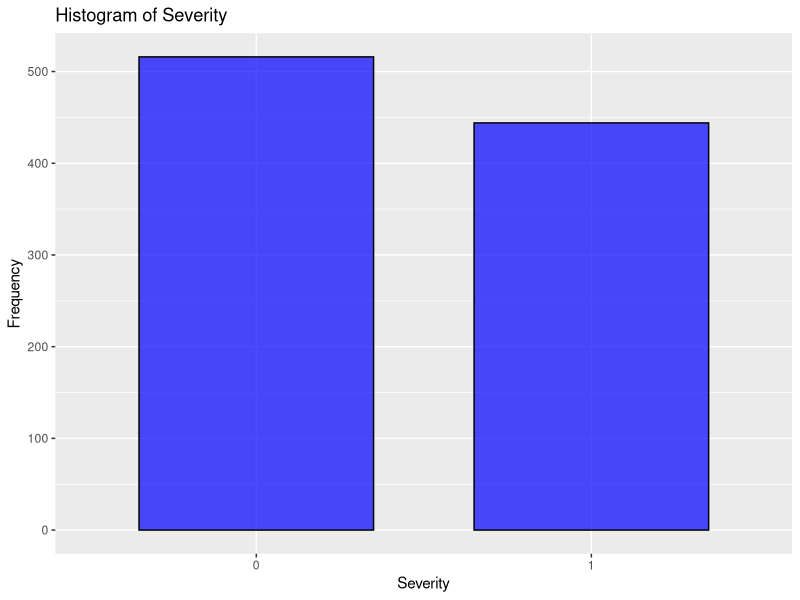
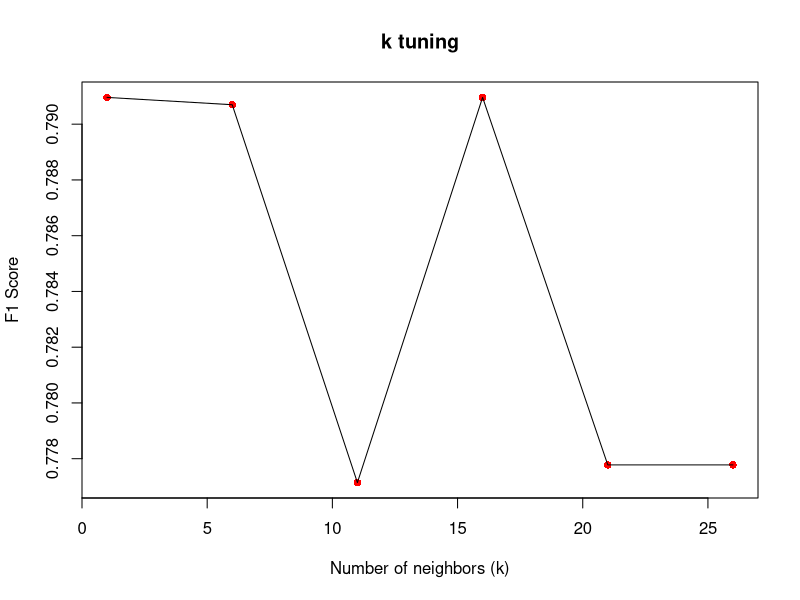

Write R code to recreate these figures, in order. (Note: this script raises an error after producing the figures.)
library(mice)
library(ggplot2)
library(caret)
library(randomForest)
library(e1071)
library(class)
library(pROC)
library(glmnet)

# load data into a data frame using read.csv function
Data =  as.data.frame(read.csv("mammographic_masses_margin.data"))

# preview the data frame. We observe that missing values are represented by "?"
# and types are not ideal (chr for int values)
str(Data)
dim(Data)

# convert "?" to NA so that the interpreter can see these values as missing values
Data[Data == "?"] <- NA

# now, change types of the columns. We use 'factor' type for the categorical values
# (such as our label, 'Severity' column, which can have only two values)
# as 'Age' column has a wide range of values, we keep it integer.
Data$BI.RADS.assessment <- as.factor(Data$BI.RADS.assessment)
Data$Age <- as.integer(Data$Age)
Data$Shape <- as.factor(Data$Shape)
Data$Margin <- as.factor(Data$Margin)
Data$Density <- as.factor(Data$Density)
Data$Severity <- as.factor(Data$Severity)

# there is only one occurrence of value "55" in the whole BI.RADS.assessment feature
# so we decide to remove it completely. After we do that, we drop the unused levels.
Data <- Data[Data$BI.RADS.assessment != "55", ]
Data$BI.RADS.assessment <- droplevels(Data$BI.RADS.assessment)

# inspect the data frame once again to see the results
str(Data)

# count the missing values in each column
missing_values <- colSums(is.na(Data))

# print the number of missing values. As we can see, missing values are far from
# a few. We have the options impute or remove the rows with missing values. 
# we decide to impute them 
print(missing_values)

# impute data and create the updated data frame
imputed_model <- mice(Data)
imputed_Data <- complete(imputed_model)

# inspect the new data frame
str(imputed_Data)

# plot a histogram to illustrate the distribution of values for the label
ggplot(imputed_Data, aes(x = imputed_Data$Severity)) +
  geom_bar(width=0.7, fill = "blue", color = "black", alpha = 0.7) +
  labs(title = "Histogram of Severity", x = "Severity", y = "Frequency")

#we check 'Severity' type 
column_type <- class(imputed_Data$Severity) 
print(column_type)

#now, we might consider our data ready
#################################################################

# Create training and test sets
# p is the proportion of data that is included in the training set
# set.seed is smth like random_state from Python
set.seed(1)
train_indices <- createDataPartition(imputed_Data$Severity, p = 0.8, list = FALSE)
train_data <- imputed_Data[train_indices, ]
test_data <- imputed_Data[-train_indices, ]

#now we can start using our models for predictions
################################################################

#KNN model

# we create vectors to store results further used for plotting
x_knn <- c()  # to store k values
y_knn <- c()  # to store F1 scores (the chosen metric)

# Define a range of k values for grid search
k_values <- seq(1, 30, by = 5)  

# Loop through each k value from k_values
for (k in k_values) {
  
  print(paste('for k = ', k))
  # check various configurations of the KNN model
  knn_model <- knn(train = train_data[, c("BI.RADS.assessment", "Age", "Shape", "Margin", "Density")],
                   test = test_data[, c("BI.RADS.assessment", "Age", "Shape", "Margin", "Density")],
                   cl = train_data$Severity,
                   k = k)
  
  # we evaluate the KNN model
  knn_confusion_matrix <- table(Predicted = knn_model, Actual = test_data$Severity)
  
  # then we calculate F1 Score
  knn_accuracy <- sum(diag(knn_confusion_matrix)) / sum(knn_confusion_matrix)
  knn_precision <- knn_confusion_matrix["1", "1"] / sum(knn_confusion_matrix["1", ])
  knn_recall <- knn_confusion_matrix["1", "1"] / sum(knn_confusion_matrix[, "1"])
  knn_f1_score <- 2 * (knn_precision * knn_recall) / (knn_precision + knn_recall)
  
  print(paste("KNN Accuracy:", knn_accuracy))
  print(paste("KNN Precision:", knn_precision))
  print(paste("KNN Recall:", knn_recall))
  print(paste("KNN F1 Score:", knn_f1_score)) 
  
  # we store results
  x_knn <- c(x_knn, k)
  y_knn <- c(y_knn, knn_f1_score)
}

# Find the best k based on the maximum F1 score
best_k <- x_knn[which.max(y_knn)]

# Print the best k
print(paste("Best K for KNN:", best_k))
print(paste('k-values: ', x_knn))
print(paste('f1_scores: ', y_knn))

# Create a scatter plot
plot(x_knn, y_knn, type = "p", col = "red", pch = 16,
     xlab = "Number of neighbors (k)", ylab = "F1 Score", 
     main = "k tuning")

# Connect scatter points with a line for better visualization
lines(x_knn, y_knn, col = "black", type = "l")

# Just for clarity, we will work with the best KNN model separately,
# to present all the metrics 
best_knn_model <- knn(train = train_data[, c("BI.RADS.assessment", "Age", "Shape", "Margin", "Density")],
                 test = test_data[, c("BI.RADS.assessment", "Age", "Shape", "Margin", "Density")],
                 cl = train_data$Severity,
                 k = 11) 

# Evaluate the KNN model
best_knn_confusion_matrix <- table(Predicted = best_knn_model, Actual = test_data$Severity)

# Plot the confusion matrix
table(best_knn_confusion_matrix)

# Calculate evaluation metrics
best_knn_accuracy <- sum(diag(best_knn_confusion_matrix)) / sum(best_knn_confusion_matrix)
best_knn_precision <- best_knn_confusion_matrix["1", "1"] / sum(best_knn_confusion_matrix["1", ])
best_knn_recall <- best_knn_confusion_matrix["1", "1"] / sum(best_knn_confusion_matrix[, "1"])
best_knn_f1_score <- 2 * (best_knn_precision * best_knn_recall) / (best_knn_precision + best_knn_recall)

# Print the evaluation results for KNN
print(paste("Best KNN Accuracy:", knn_accuracy))
print(paste("Best KNN Precision:", knn_precision))
print(paste("Best KNN Recall:", knn_recall))
print(paste("Best KNN F1 Score:", knn_f1_score)) 

TP_knn <- best_knn_confusion_matrix[2, 2]
FP_knn <- best_knn_confusion_matrix[1, 2]
FN_knn <- best_knn_confusion_matrix[2, 1]
TN_knn <- best_knn_confusion_matrix[1, 1]

# Print the values
cat("True Positives (TP):", TP_knn, "\n")
cat("False Positives (FP):", FP_knn, "\n")
cat("False Negatives (FN):", FN_knn, "\n")
cat("True Negatives (TN):", TN_knn, "\n")

################################################################

# Logistic Regression model

# only for Grid search we will use the glmnet package
# that allows as to play with the regularization parameter of lr_model

lr_predictors <- model.matrix(Severity ~ BI.RADS.assessment + Age + Shape + Margin + Density, data = train_data)
lr_predicted <- as.numeric(train_data$Severity) - 1

# Fit logistic regression model with regularization and cross-validation
# it finds internally the best lambda (regularization parameter)
lr_model <- cv.glmnet(lr_predictors, lr_predicted, alpha = 0, family = "binomial")

# Extract the best lambda
best_lambda <- lr_model$lambda.min

# Print the best lambda
print(paste("Best Lambda for Logistic Regression:", best_lambda))

# Now that we explored the way we can fine tune the regularization parameter 
# of such a model, for documenting the metrics achieved we will use a classical
# approach, with the glm function

logistic_regression_model <- glm(Severity ~ BI.RADS.assessment + Age + Shape + Margin + Density, 
                                 data = train_data,
                                 family = "binomial")

levels(train_data$BI.RADS.assessment)  # Check levels in training data
levels(test_data$BI.RADS.assessment)

# Make predictions on the 'unseen' test set
lr_predictions <- as.factor(as.numeric(predict(logistic_regression_model, newdata = test_data, type = "response") > 0.5))

lr_conf_matrix <- table(Predicted = lr_predictions, Actual = test_data$Severity)

# Calculate accuracy
lr_accuracy <- sum(diag(lr_conf_matrix)) / sum(lr_conf_matrix)

# Calculate precision, recall, and F1 score
lr_precision <- lr_conf_matrix[2, 2] / sum(lr_conf_matrix[, 2])
lr_recall <- lr_conf_matrix[2, 2] / sum(lr_conf_matrix[2, ])
lr_f1_score <- 2 * (lr_precision * lr_recall) / (lr_precision + lr_recall)

# Print the evaluation results
print(paste("LR Accuracy:", lr_accuracy))
print(paste("LR Precision:", lr_precision))
print(paste("LR Recall:", lr_recall))
print(paste("LR F1 Score:", lr_f1_score))

# Extract TP, FP, FN, TN values
TP_lr <- conf_matrix[2, 2]
FP_lr <- conf_matrix[1, 2]
FN_lr <- conf_matrix[2, 1]
TN_lr <- conf_matrix[1, 1]

# Print the values
cat("True Positives (TP):", TP_lr, "\n")
cat("False Positives (FP):", FP_lr, "\n")
cat("False Negatives (FN):", FN_lr, "\n")
cat("True Negatives (TN):", TN_lr, "\n")


# plot the ROC curve of our label and the predicted data. 
# the input variables need to be numerical or ordered, so we decided to order them
target <- factor(test_data$Severity, ordered=TRUE)
pred <- factor(predictions, ordered=TRUE)
roc_curve <- roc(target, pred)
plot(roc_curve, main = "ROC Curve", col = "blue", lwd = 2, xlab="Precision", ylab="Recall")

################################################################

# Random Forest Classifier model

# Performing a search of the best ntree parameter, following the same template
# as we used for the KNN model
y_rf <- c()  # to store F1 scores
x_rf <- c()  # to store the number of trees (ntree)

# We define a range of ntree values for grid search
ntree_values <- seq(100, 300, by = 50)

for (ntree in ntree_values) {
  
  print(paste('for ntree = ', ntree))
  
  # Fit Random Forest Classifier model
  random_forest_model <- randomForest(Severity ~ BI.RADS.assessment + Age + Shape + Margin + Density, 
                                      data = train_data,
                                      ntree = ntree)
  
  # Make predictions on the 'unseen' test set
  predictions <- predict(random_forest_model, newdata = test_data)
  
  # Evaluate the model
  rf_confusion_matrix <- confusionMatrix(predictions, test_data$Severity)
  
  # Calculate F1 Score
  rf_precision <- rf_confusion_matrix$byClass["Precision"]
  rf_recall <- rf_confusion_matrix$byClass["Recall"]
  rf_f1_score <- 2 * (rf_precision * rf_recall) / (rf_precision + rf_recall)
  
  print(paste('rf_f1-score: ', rf_f1_score))
  
  # Store results
  x_rf <- c(x_rf, ntree)
  y_rf <- c(y_rf, rf_f1_score)
}

# we find the ntree value with the maximum F1 score
best_ntree <- x_rf[which.max(y_rf)]

# then we print the best ntree
print(paste("The best number of trees for a Random Forest Classifier is: ", best_ntree))

ggplot(data.frame(x = x_rf, y = y_rf), aes(x, y)) +
  geom_point(color = 'red') +
  geom_line() +
  labs(x = 'Number of trees', y = 'F1 score', title = 'ntree tuning') +
  theme_minimal()

# Classical approach, with the best model found as best_ntree = 200
random_forest_model <- randomForest(Severity ~ BI.RADS.assessment + Age + Shape + Margin + Density, 
                                    data = train_data,
                                    ntree = 250)

# Make predictions on the 'unseen' test set
rf_predictions <- predict(random_forest_model, newdata = test_data)

# Extract the confusion matrix from the list
conf_matrix <- table(Predicted = rf_predictions, Actual = test_data$Severity)

# Calculate accuracy
rf_accuracy <- sum(diag(conf_matrix)) / sum(conf_matrix)

# Calculate precision, recall, and F1 score
rf_precision <- conf_matrix[2, 2] / sum(conf_matrix[, 2])
rf_recall <- conf_matrix[2, 2] / sum(conf_matrix[2, ])
rf_f1_score <- 2 * (rf_precision * rf_recall) / (rf_precision + rf_recall)

# Print the evaluation results
print(paste("RFC Accuracy:", rf_accuracy))
print(paste("RFC Precision:", rf_precision))
print(paste("RFC Recall:", rf_recall))
print(paste("RFC F1 Score:", rf_f1_score))

# Extract TP, FP, FN, TN values
TP_rf <- conf_matrix[2, 2]
FP_rf <- conf_matrix[1, 2]
FN_rf <- conf_matrix[2, 1]
TN_rf <- conf_matrix[1, 1]

# Print the results
cat("True Positives (TP):", TP_rf, "\n")
cat("False Positives (FP):", FP_rf, "\n")
cat("False Negatives (FN):", FN_rf, "\n")
cat("True Negatives (TN):", TN_rf, "\n")

################################################################

# SVM model

# we are searching the best value for the cost parameter, c, of a SVM model
y_svm <- c()  # to store F1 scores
x_svm <- c()  # to store cost values

# We define a range of cost values for grid search
cost_values <- c(0.1, 1, 10, 100)  # Adjust the range based on your preference

# Loop through each cost value
for (cost in cost_values) {
  
  print(paste('for cost = ', cost))
  
  # We fit the SVM model with different cost values
  svm_model <- svm(Severity ~ BI.RADS.assessment + Age + Shape + Margin + Density, 
                   data = train_data,
                   kernel = "radial",
                   cost = cost)
  
  # Make predictions on the 'unseen' test set
  svm_predictions <- predict(svm_model, newdata = test_data)
  
  # Evaluate the model
  svm_confusion_matrix <- table(Predicted = svm_predictions, Actual = test_data$Severity)
  
  # Calculate F1 Score
  svm_precision <- svm_confusion_matrix["1", "1"] / sum(svm_confusion_matrix["1", ])
  svm_recall <- svm_confusion_matrix["1", "1"] / sum(svm_confusion_matrix[, "1"])
  svm_f1_score <- 2 * (svm_precision * svm_recall) / (svm_precision + svm_recall)
  
  print(svm_f1_score)
  
  # Store results
  x_svm <- c(x_svm, cost)
  y_svm <- c(y_svm, svm_f1_score)
}

# Find the cost value with the maximum F1 score
best_cost <- x_svm[which.max(y_svm)]

# Print the best cost
print(paste("Best cost for an SVM model:", best_cost))

ggplot(data.frame(x = x_svm, y = y_svm), aes(x, y)) +
  geom_point(color = 'red') +
  labs(x = 'Cost', y = 'F1 score', title = 'Cost parameter tuning') +
  theme_minimal()


# also the straightforward approach is displayed below:
svm_model <- svm(Severity ~ BI.RADS.assessment + Age + Shape + Margin + Density, 
                 data = train_data,
                 kernel = "radial", 
                 cost = 10)   

# prediction on test
svm_predictions <- predict(svm_model, newdata = test_data)

# evaluate svm model
svm_confusion_matrix <- table(Predicted = svm_predictions, Actual = test_data$Severity)

# metrics
svm_accuracy <- sum(diag(svm_confusion_matrix)) / sum(svm_confusion_matrix)
svm_precision <- svm_confusion_matrix["1", "1"] / sum(svm_confusion_matrix["1", ])
svm_recall <- svm_confusion_matrix["1", "1"] / sum(svm_confusion_matrix[, "1"])
svm_f1_score <- 2 * (svm_precision * svm_recall) / (svm_precision + svm_recall)

# print metrics
print(paste("SVM Accuracy:", svm_accuracy))
print(paste("SVM Precision:", svm_precision))
print(paste("SVM Recall:", svm_recall))
print(paste("SVM F1 Score:", svm_f1_score))

# Create the confusion matrix
svm_confusion_matrix <- table(Predicted = svm_predictions, Actual = test_data$Severity)

# Extract TP, FP, FN, TN values
TP <- svm_confusion_matrix[2, 2]
FP <- svm_confusion_matrix[1, 2]
FN <- svm_confusion_matrix[2, 1]
TN <- svm_confusion_matrix[1, 1]

# Print the values
cat("True Positives (TP):", TP, "\n")
cat("False Positives (FP):", FP, "\n")
cat("False Negatives (FN):", FN, "\n")
cat("True Negatives (TN):", TN, "\n")



